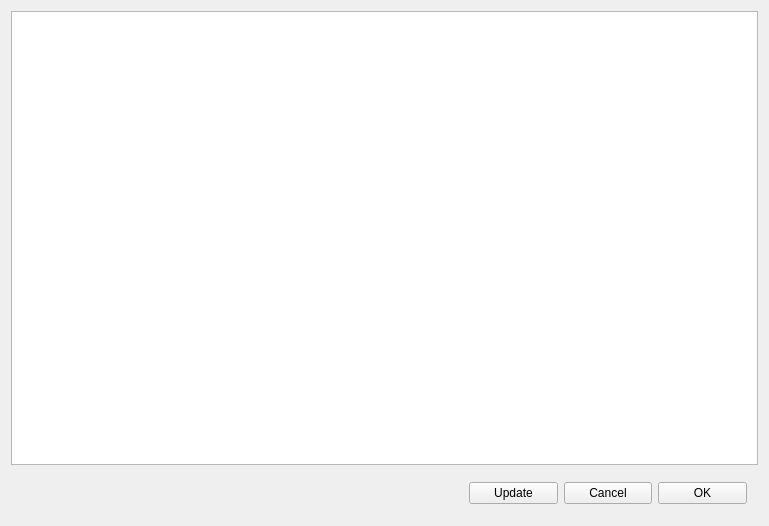
<?xml version="1.0" encoding="UTF-8"?>
<ui version="4.0">
 <class>CVActionEqHistView</class>
 <widget class="CVActionView" name="CVActionEqHistView">
  <property name="geometry">
   <rect>
    <x>0</x>
    <y>0</y>
    <width>769</width>
    <height>526</height>
   </rect>
  </property>
  <property name="windowTitle">
   <string>CVActionEqHistView</string>
  </property>
  <property name="layoutDirection">
   <enum>Qt::RightToLeft</enum>
  </property>
  <layout class="QVBoxLayout" name="verticalLayout">
   <item>
    <widget class="QGraphicsView" name="graphicsView"/>
   </item>
   <item>
    <widget class="QWidget" name="bottomWidget" native="true">
     <property name="maximumSize">
      <size>
       <width>300</width>
       <height>16777215</height>
      </size>
     </property>
     <layout class="QHBoxLayout" name="horizontalLayout">
      <item>
       <widget class="QPushButton" name="okButton">
        <property name="text">
         <string>OK</string>
        </property>
       </widget>
      </item>
      <item>
       <widget class="QPushButton" name="cancelButton">
        <property name="text">
         <string>Cancel</string>
        </property>
       </widget>
      </item>
      <item>
       <widget class="QPushButton" name="updateButton">
        <property name="maximumSize">
         <size>
          <width>100</width>
          <height>16777215</height>
         </size>
        </property>
        <property name="text">
         <string>Update</string>
        </property>
       </widget>
      </item>
     </layout>
    </widget>
   </item>
  </layout>
 </widget>
 <layoutdefault spacing="6" margin="11"/>
 <customwidgets>
  <customwidget>
   <class>CVActionView</class>
   <extends>QWidget</extends>
   <header>cvactionview.h</header>
   <container>1</container>
  </customwidget>
 </customwidgets>
 <resources/>
 <connections/>
</ui>
